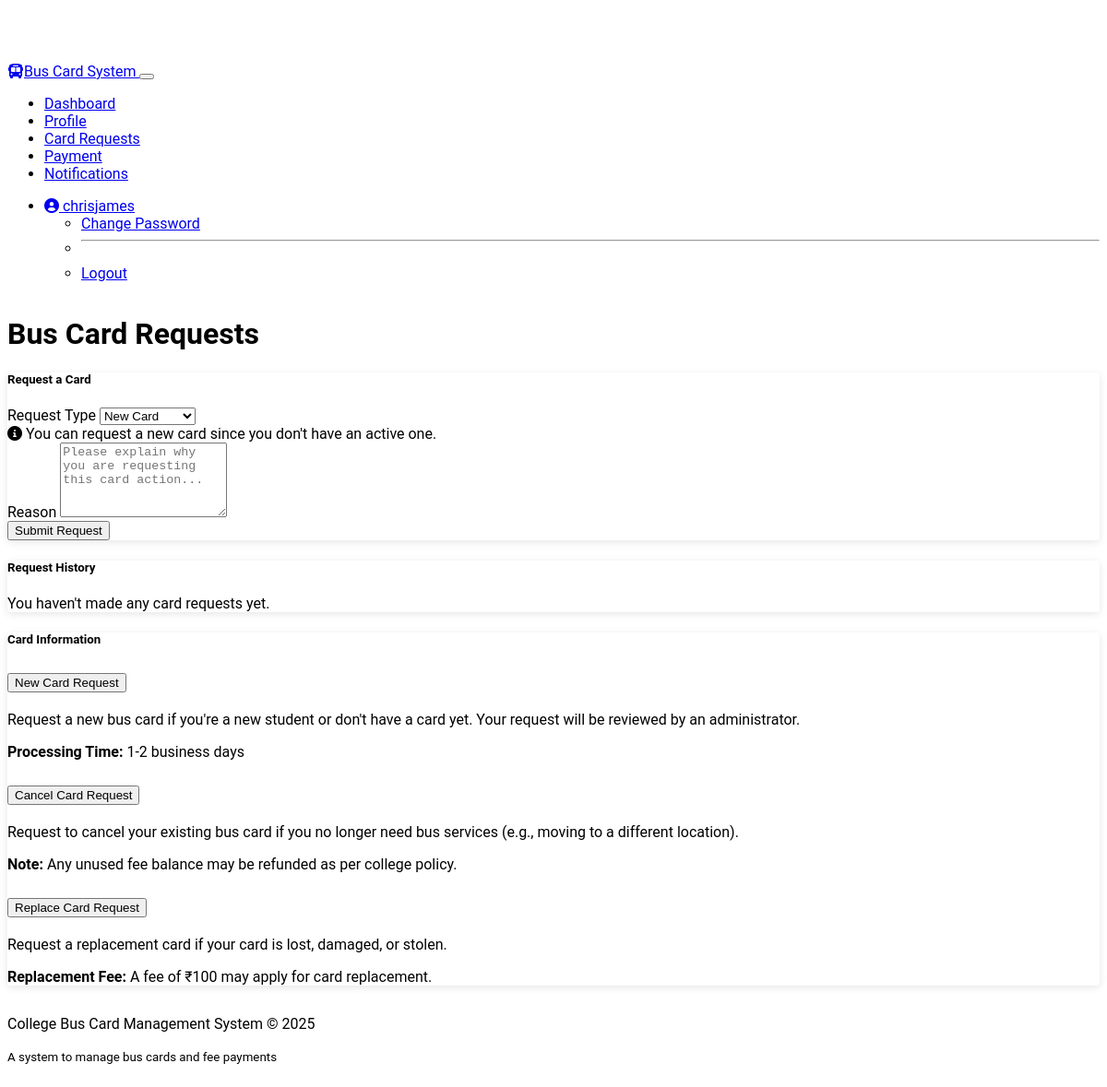
Page /student/card-requests (signed in) on the earlier database version.
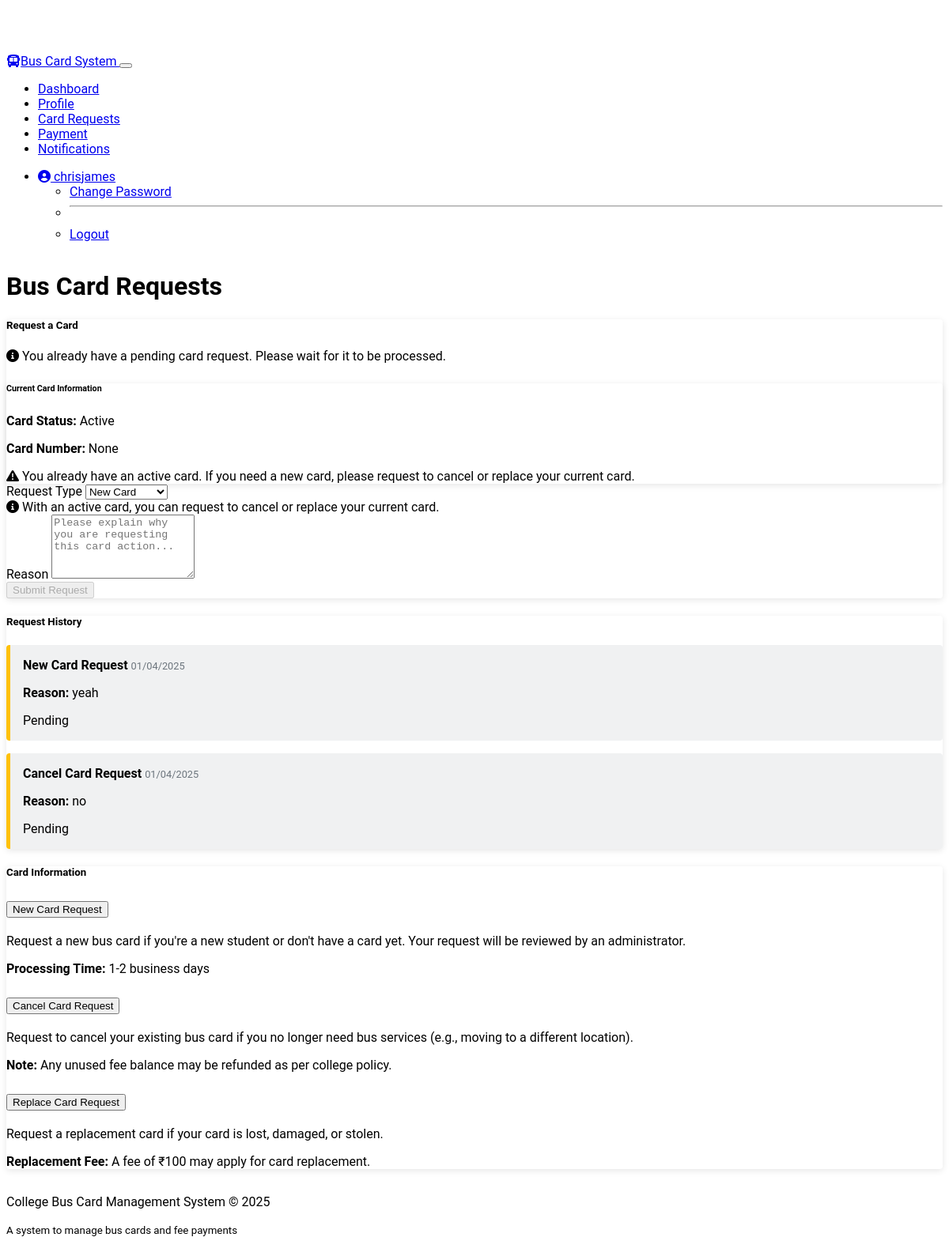
Same page on the later database version.
### my_models.py (models this page shows, shortened)
class StudentProfile(db.Model):
    __tablename__ = 'student_profiles'
    id = Column(Integer, primary_key=True)
    user_id = Column(Integer, ForeignKey('users.id'), nullable=False)
    student_id = Column(String(20), unique=True, nullable=False)  # College student ID
    department = Column(String(100))
    year = Column(Integer)
    semester = Column(Integer)
    location_id = Column(Integer, ForeignKey('locations.id'))
    card_status = Column(String(20), default='inactive')
    card_number = Column(String(20), unique=True)
    qr_code = Column(String(255))  # URL or data for QR code
    fee_status = Column(String(20), default='pending')
    fee_due_date = Column(DateTime)
    current_dues = Column(Float, default=0.0)
    fine_amount = Column(Float, default=0.0)
    created_at = Column(DateTime, default=datetime.utcnow)
    updated_at = Column(DateTime, default=datetime.utcnow, onupdate=datetime.utcnow)
    user = relationship("User", back_populates="student_profile")
    location = relationship("Location", back_populates="student_profiles")

class CardRequest(db.Model):
    __tablename__ = 'card_requests'
    id = Column(Integer, primary_key=True)
    user_id = Column(Integer, ForeignKey('users.id'), nullable=False)
    request_type = Column(String(20), nullable=False)  # new, cancel, replace
    reason = Column(Text)
    status = Column(String(20), default='pending')  # pending, approved, rejected
    approved_by = Column(Integer, ForeignKey('users.id'))
    request_date = Column(DateTime, default=datetime.utcnow)
    approval_date = Column(DateTime)
    created_at = Column(DateTime, default=datetime.utcnow)
    updated_at = Column(DateTime, default=datetime.utcnow, onupdate=datetime.utcnow)
    user = relationship("User", back_populates="card_requests", foreign_keys=[user_id])
    approver = relationship("User", foreign_keys=[approved_by], primaryjoin="CardRequest.approved_by == User.id")

### routes/student.py (the view)
    def decorated_function(*args, **kwargs):
        if not current_user.is_authenticated or current_user.role != 'student':
            flash('You do not have permission to access this page!', 'danger')
            return redirect(url_for('auth.login'))
        return f(*args, **kwargs)

### forms.py
class CardRequestForm(FlaskForm):
    request_type = SelectField('Request Type', choices=[
        ('new', 'New Card'),
        ('cancel', 'Cancel Card'),
        ('replace', 'Replace Card')
    ], validators=[DataRequired()])
    reason = TextAreaField('Reason', validators=[DataRequired(), Length(max=500)])
    submit = SubmitField('Submit Request')

### app.py (called while the page is built)
@app.context_processor
def inject_now():
    return {'now': datetime.now()}

    @login_manager.user_loader
    def load_user(user_id):
        return User.query.get(int(user_id))

### routes/student.py (called while the page is built)
def student_required(f):
    def decorated_function(*args, **kwargs):
        if not current_user.is_authenticated or current_user.role != 'student':
            flash('You do not have permission to access this page!', 'danger')
            return redirect(url_for('auth.login'))
        return f(*args, **kwargs)
    decorated_function.__name__ = f.__name__
    return decorated_function

### templates/student/card_requests.html (shortened to what the changed rows need)
{% extends "base.html" %}
{% block heading %}Bus Card Requests{% endblock %}
{% block content %}
<div class="row">
    <div class="col-md-5 mb-4">
        <div class="card">
            <div class="card-body">
                {% if has_pending_request %}
                <div class="alert alert-info mb-3">
                    <i class="fas fa-info-circle me-2"></i> You already have a pending card request. Please wait for it to be processed.
                </div>
                {% endif %}
                {% if has_active_card %}
                <div class="card mb-3 bg-light">
                    <div class="card-body">
                        <h6 class="card-subtitle mb-2 text-muted">Current Card Information</h6>
                        <p class="mb-1"><strong>Card Status:</strong>
                            <span class="badge bg-success">Active</span>
                        </p>
                        <p class="mb-1"><strong>Card Number:</strong> {{ profile.card_number }}</p>
                        <div class="alert alert-warning mt-2 mb-0 small">
                            <i class="fas fa-exclamation-triangle me-1"></i>
                            You already have an active card. If you need a new card, please request to cancel or replace your current card.
                        </div>
                    </div>
                </div>
                {% endif %}
                <form method="POST" action="{{ url_for('student.card_requests') }}" id="card-request-form">
                    <div class="mb-3">
                        {{ form.request_type.label(class="form-label") }}
                        {{ form.request_type(class="form-select") }}
                        <div class="form-text small text-muted">
                            {% if has_active_card %}
                            <i class="fas fa-info-circle me-1"></i> With an active card, you can request to cancel or replace your current card.
                            {% else %}
                            <i class="fas fa-info-circle me-1"></i> You can request a new card since you don't have an active one.
                            {% endif %}
                        </div>
                    </div>
                    <div class="mb-3">
                    </div>
                    <div class="d-grid gap-2">
                        {{ form.submit(class="btn btn-primary", disabled=has_pending_request) }}
                    </div>
                </form>
            </div>
        </div>
    </div>
    <div class="col-md-7 mb-4">
        <div class="card">
            <div class="card-body">
                {% if requests %}
                <div class="request-list">
                    {% for request in requests %}
                    <div class="request-item {{ request.status }}">
                        <div class="d-flex justify-content-between align-items-center mb-2">
                            <span class="request-type">{{ request.request_type|capitalize }} Card Request</span>
                            <span class="request-date">{{ request.request_date.strftime('%d/%m/%Y') }}</span>
                        </div>
                        <p class="mb-2"><strong>Reason:</strong> {{ request.reason }}</p>
                        <div class="d-flex justify-content-between align-items-center">
                            <span class="badge {% if request.status == 'pending' %}bg-warning{% elif request.status == 'approved' %}bg-success{% else %}bg-danger{% endif %}">
                                {{ request.status|capitalize }}
                            </span>
                        </div>
                    </div>
                    {% endfor %}
                </div>
                {% else %}
                <p class="text-muted text-center">You haven't made any card requests yet.</p>
                {% endif %}
            </div>
        </div>
        <div class="card mt-4">
            <div class="card-body">
                <div class="accordion" id="cardInfoAccordion">
                    <div class="accordion-item">
                        <h2 class="accordion-header" id="headingOne">
                            <button class="accordion-button" type="button" data-bs-toggle="collapse" data-bs-target="#collapseOne" aria-expanded="true" aria-controls="collapseOne">
                                New Card Request
                            </button>
                        </h2>
                    </div>
                    <div class="accordion-item">
                        <h2 class="accordion-header" id="headingTwo">
                            <button class="accordion-button collapsed" type="button" data-bs-toggle="collapse" data-bs-target="#collapseTwo" aria-expanded="false" aria-controls="collapseTwo">
                                Cancel Card Request
                            </button>
                        </h2>
                    </div>
                    <div class="accordion-item">
                        <h2 class="accordion-header" id="headingThree">
                            <button class="accordion-button collapsed" type="button" data-bs-toggle="collapse" data-bs-target="#collapseThree" aria-expanded="false" aria-controls="collapseThree">
                                Replace Card Request
                            </button>
                        </h2>
                    </div>
                </div>
            </div>
        </div>
    </div>
</div>
{% endblock %}

Differences in the rows shown:
now on this page (row edited): StudentProfile: card_number "None"
added CardRequest: request_type "New", request_date "01/04/2025", reason "yeah", status "Pending"
added CardRequest: request_type "Cancel", request_date "01/04/2025", reason "no", status "Pending"
Other differences:
text no longer shown: "You can request a new card since you don't have an active one. You haven't made any card requests yet."
text now shown: "You already have a pending card request. Please wait for it to be processed. Current Card Information Card Status: Active Card Number: You already have an active card. If you need a new card, please request to cancel or replace your current card. With an active card, you can request to cancel or replace your current card."
